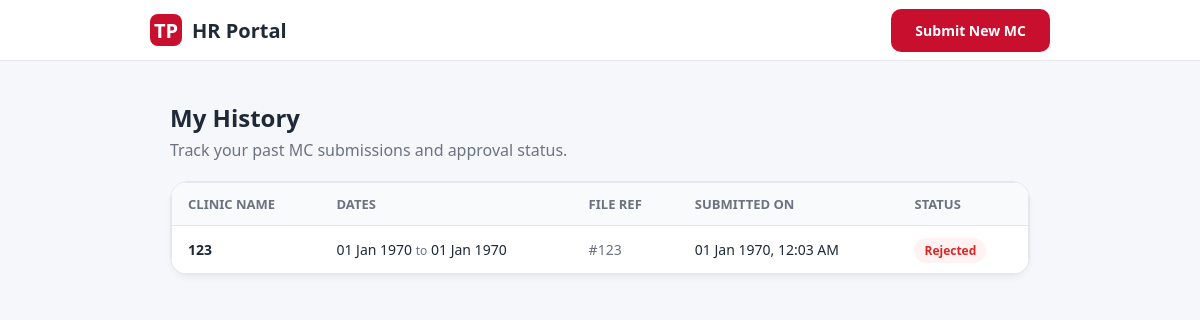
The app's page /pages/Fanan/view_history.php (signed in) with its own data.
### tables this page shows
CREATE TABLE `mc_records` (
  `mc_id` int(11) NOT NULL,
  `user_id` int(11) NOT NULL,
  `clinic_name` varchar(255) NOT NULL,
  `start_date` int(11) NOT NULL,
  `end_date` int(11) NOT NULL,
  `mc_file_path` int(11) NOT NULL,
  `mime_type` int(11) NOT NULL,
  `verification_status` enum('approved','rejected','unapproved') NOT NULL DEFAULT 'unapproved',
  `submitted_at` int(11) NOT NULL,
  `verified_at` int(11) NOT NULL
);

### pages/Fanan/view_history.php (the view, shortened to what this page needs)
<?php
require 'db_conn.php';
$user_id = $_SESSION['user_id'];
$sql = "SELECT * FROM mc_records WHERE user_id = :uid ORDER BY submitted_at DESC";
$stmt = $conn->prepare($sql);
$stmt->execute([':uid' => $user_id]);
$records = $stmt->fetchAll();
?>
<!DOCTYPE html>
<html>
<head>
    <link rel="stylesheet" href="style.css">
</head>
<body>
    <div class="topbar">
        <div class="topbar-inner">
            <div class="brand">
                <div class="brand-mark">TP</div>
                <div>HR Portal</div>
            </div>
            <a href="submit_mc.php" class="btn">Submit New MC</a>
        </div>
    </div>
    <div class="container">
        <div class="card" style="padding: 0; border: none; box-shadow: none; background: transparent;">
            <h2 style="margin-bottom: 5px;">My History</h2>
            <p style="color:var(--tp-gray); margin-top:0;">Track your past MC submissions and approval status.</p>
        </div>
        <div class="card" style="padding: 0; overflow: hidden;">
            <table>
                <thead>
                    <tr>
                        <th>Clinic Name</th>
                        <th>Dates</th>
                        <th>File Ref</th>
                        <th>Submitted On</th>
                        <th>Status</th>
                    </tr>
                </thead>
                <tbody>
                    <?php if (count($records) > 0): ?>
                        <?php foreach ($records as $row): ?>
                            <tr>
                                <td style="font-weight: 600;"><?= htmlspecialchars($row['clinic_name']) ?></td>
                                <td>
                                    <?= date('d M Y', $row['start_date']) ?>
                                    <span style="color:var(--tp-gray); font-size:12px;">to</span>
                                    <?= date('d M Y', $row['end_date']) ?>
                                </td>
                                <td style="color:var(--tp-gray);">#<?= htmlspecialchars($row['mc_file_path']) ?></td>
                                <td><?= date('d M Y, h:i A', $row['submitted_at']) ?></td>
                                <td>
                                    <span class="status status-<?= strtolower($row['verification_status']) ?>">
                                        <?= ucfirst($row['verification_status']) ?>
                                    </span>
                                </td>
                            </tr>
                        <?php endforeach; ?>
                    <?php endif; ?>
                </tbody>
            </table>
        </div>
    </div>
</body>
</html>

### pages/Fanan/style.css (style rules this page uses)
:root { --tp-red: #c8102e; --tp-dark: #1f2937; --tp-gray: #6b7280; --bg: #f6f7fb; --card: #ffffff; --border: #e5e7eb; --success: #059669; --warning: #d97706; --danger: #dc2626; }
* { box-sizing: border-box; }
body { margin: 0; font-family: system-ui, -apple-system, "Segoe UI", Roboto, sans-serif; background: var(--bg); color: var(--tp-dark); }
.container { max-width: 900px; margin: 0 auto; padding: 20px; }
.topbar { background: #fff; border-bottom: 1px solid var(--border); position: sticky; top: 0; z-index: 10; padding: 0 20px; }
.topbar-inner { max-width: 900px; margin: 0 auto; display: flex; align-items: center; justify-content: space-between; height: 60px; }
.brand { font-weight: 800; font-size: 20px; display: flex; align-items: center; gap: 10px; }
.brand-mark { width: 32px; height: 32px; background: var(--tp-red); color: white; border-radius: 8px; display: flex; align-items: center; justify-content: center; }
.card, .form { background: var(--card); border: 1px solid var(--border); border-radius: 18px; padding: 24px; box-shadow: 0 4px 6px -1px rgba(0, 0, 0, 0.05); margin-top: 20px; }
h2 { margin-top: 0; color: var(--tp-dark); }
.btn { display: inline-block; background: var(--tp-red); color: #fff; text-decoration: none; border: none; border-radius: 10px; padding: 12px 24px; font-weight: 600; cursor: pointer; font-size: 14px; transition: opacity 0.2s; }
table { width: 100%; border-collapse: separate; border-spacing: 0; border: 1px solid var(--border); border-radius: 12px; overflow: hidden; }
th { background: #f9fafb; padding: 12px 16px; text-align: left; font-size: 13px; color: var(--tp-gray); font-weight: 600; text-transform: uppercase; }
td { border-top: 1px solid var(--border); padding: 14px 16px; font-size: 14px; }
.status { padding: 4px 10px; border-radius: 20px; font-size: 12px; font-weight: 700; text-transform: capitalize; }
.status-rejected { background: #fef2f2; color: var(--danger); }

### records on screen
mc_records: clinic_name "123", start_date "01 Jan 1970", end_date "01 Jan 1970", mc_file_path "123", submitted_at "01 Jan 1970, 12:03 AM", verification_status "Rejected"
